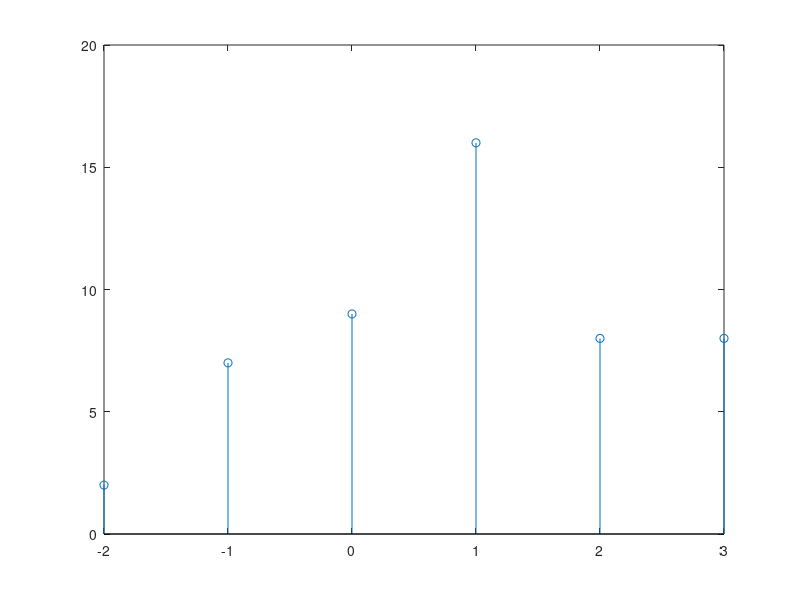

The MATLAB script that drew this image:
clc;
clear all;
close all;

#... x = input('Enter the first sequence');
#... y = input('Enter the second sequence');
#... Input Formet: [1 3 7 4 9 5]

x = [1 3 2 4];
y = [2 1 2];

yNeg = [];

for i = length(y):-1:1
  yNeg = [yNeg y(i)];
end

z = [];
for i = 1:length(x)
  temp = yNeg.*x(i);
  z = [z;temp];
end

ans = [];
[r c] = size(z);
start = 2;
endIndex = r+c;
sum = 0;
while(start <= endIndex)
  for i = 1:r
    for j = 1:c
      if ((i+j)==start)
        sum = sum + z(i,j);
      endif
    endfor
  endfor
  ans = [ans sum];
  sum = 0;
  start = start + 1;
end

disp(ans);
n = -(length(y)-1):length(x)-1;
stem(n, ans);


